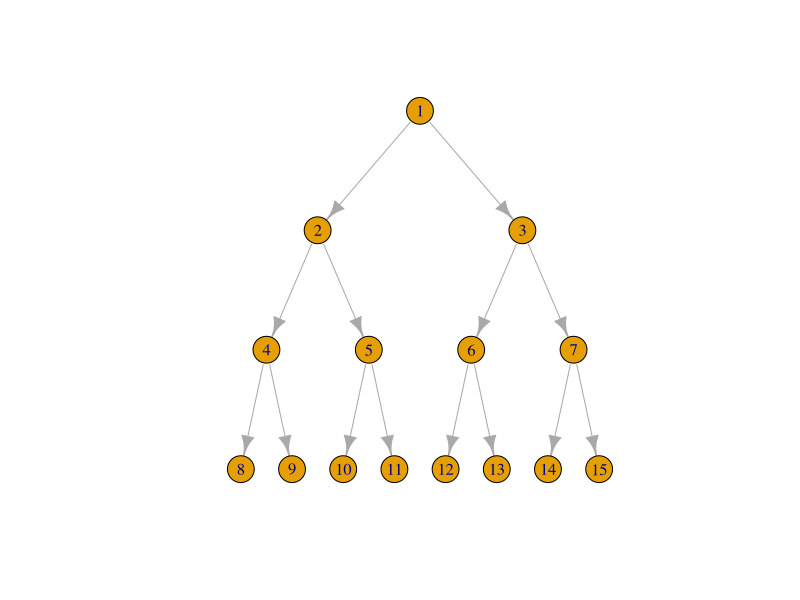

The R script that drew this image:
require(plyr)
require(dplyr)
require(igraph)

letters <- c('alpha', 'beta', 'gamma')
df <- data.frame(letter = letters) %>% 
  mutate(p = c(1/8, 11/16, 3/16))

num_nodes <- function(num_coins) {
  tot <- 0
  for (n in 0:num_coins) {
    tot <- tot + 2^n
  }
  return(tot)
} 
g <- graph.tree(n = num_nodes(3), children = 2)
lay <- layout.reingold.tilford(g, params = list(root = 1))
plot(g, layout = lay)

p1 = 1/2
p2 = 1/4
q1 = 1-p1
q2 = 1-p2
probs <- c(p1, p2, q1, q2, 1, 0)

combs <- combn(probs, 3)
combs <- expand.grid(combs, combs, combs) %>% 
  group_by(Var1, Var2, Var3) %>% 
  summarize() 
combs$prod <- combs$Var1 * combs$Var2 * combs$Var3

prods <- unique(combs$prod)

tmp <- combn(prods, 8)
